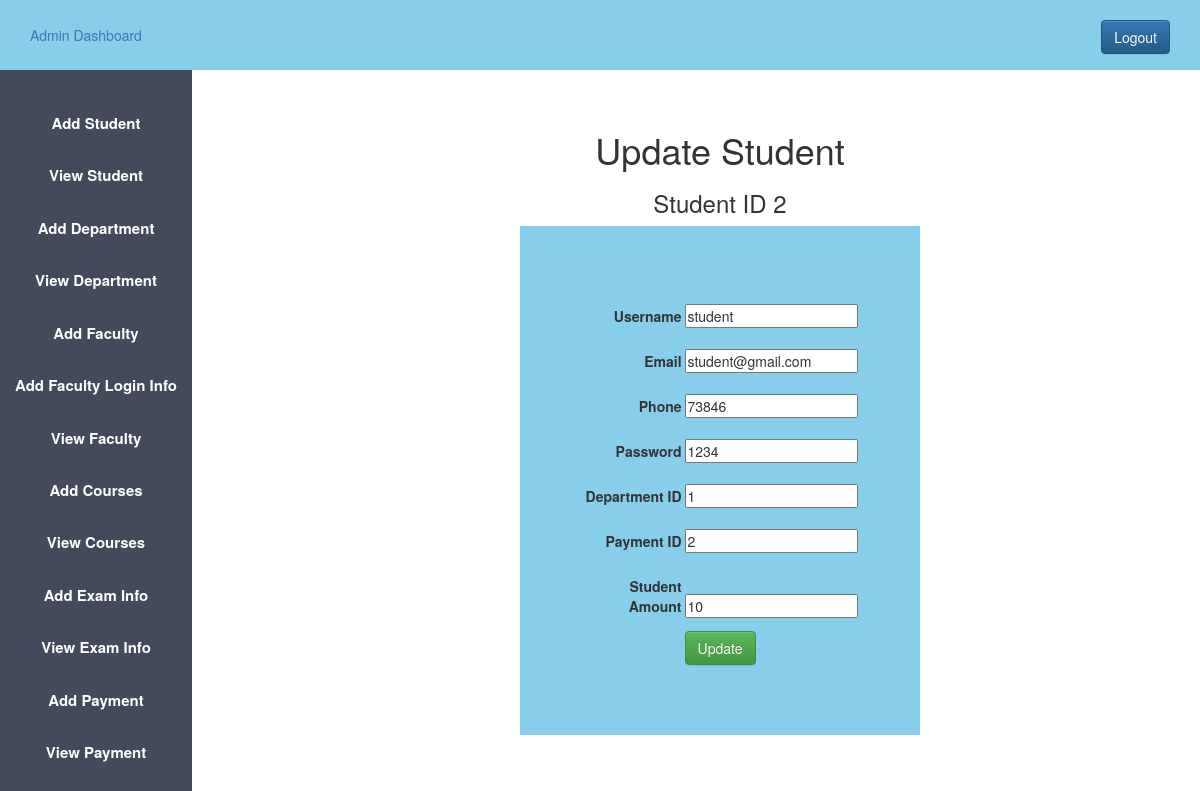
Screenshot of /update_student.php?student_id=2 (signed in) with the database file from the repository.
### tables this page shows
CREATE TABLE `user` (
  `id` int(20) NOT NULL,
  `username` varchar(50) DEFAULT NULL,
  `phone` int(30) DEFAULT NULL,
  `email` varchar(50) DEFAULT NULL,
  `usertype` varchar(50) DEFAULT NULL,
  `password` varchar(50) DEFAULT NULL,
  `dept_id` int(11) NOT NULL,
  `pay_id` int(30) NOT NULL,
  `s_amount` int(11) NOT NULL
);

### src/update_student.php (the view, shortened to what this page needs)
<?php
    $host="localhost";
    $user="root";
    $password="";
    $db="370project";
    $data=mysqli_connect($host,$user,$password,$db);
    if($_GET['student_id']){
        $user_id = $_GET['student_id'];
        $sql = "SELECT * FROM user WHERE id='$user_id' ";
        $result = mysqli_query($data,$sql);
        $info=$result->fetch_assoc();
    }
?>
<!DOCTYPE html>
<html>
<head>
<?php
include "admin_css.php"
?>
</head>
<body>
	<?php
    include "admin_sidebar.php"
    ?>
	<div class="content">
        <center>
		<h1>Update Student</h1>
        <h3>Student ID <?php echo "{$info['id']}"; ?></h3>
		<div class="div_deg">
            <form action="#" method="POST">
                <div>
                    <label>Username</label>
                    <input type="text" name="name" value="<?php echo "{$info['username']}"; ?>" >
                </div>
                <div>
                    <label>Email</label>
                    <input type="email" name="email" value="<?php echo "{$info['email']}"; ?>" >
                </div>
                <div>
                    <label>Phone</label>
                    <input type="number" name="phone" value="<?php echo "{$info['phone']}"; ?>" >
                </div>
                <div>
                    <label>Password</label>
                    <input type="text" name="password" value="<?php echo "{$info['password']}"; ?>" >
                </div>
                <div>
                    <label>Department ID</label>
                    <input type="number" name="deptid" value="<?php echo "{$info['dept_id']}"; ?>" >
                </div>
                <div>
                    <label>Payment ID</label>
                    <input type="number" name="payid" value="<?php echo "{$info['pay_id']}"; ?>" >
                </div>
                <div>
                    <label>Student Amount</label>
                    <input type="number" name="samount" value="<?php echo "{$info['s_amount']}"; ?>" >
                </div>
                <div>
                    <input type="submit" class="btn btn-success" name="update" value="Update" >
                </div>
            </form>
        </div>
        </center>
	</div>
</body>
</html>

### src/admin.css (style rules this page uses)
* { margin: 0px; padding: 0px; }
.content { margin-left: 20%; margin-top: 5%; }

### src/update_student.php (style rules this page uses)
label { display: inline-block; text-align: right; width: 100px; padding-top: 10px; padding-bottom: 10px; }
.div_deg { background-color: skyblue; width: 400px; padding-top: 70px; padding-bottom: 70px; }

### rows the page displays
user: id "2", name "student", email "student@gmail.com", phone "73846", password "1234", deptid "1", payid "2", samount "10"
